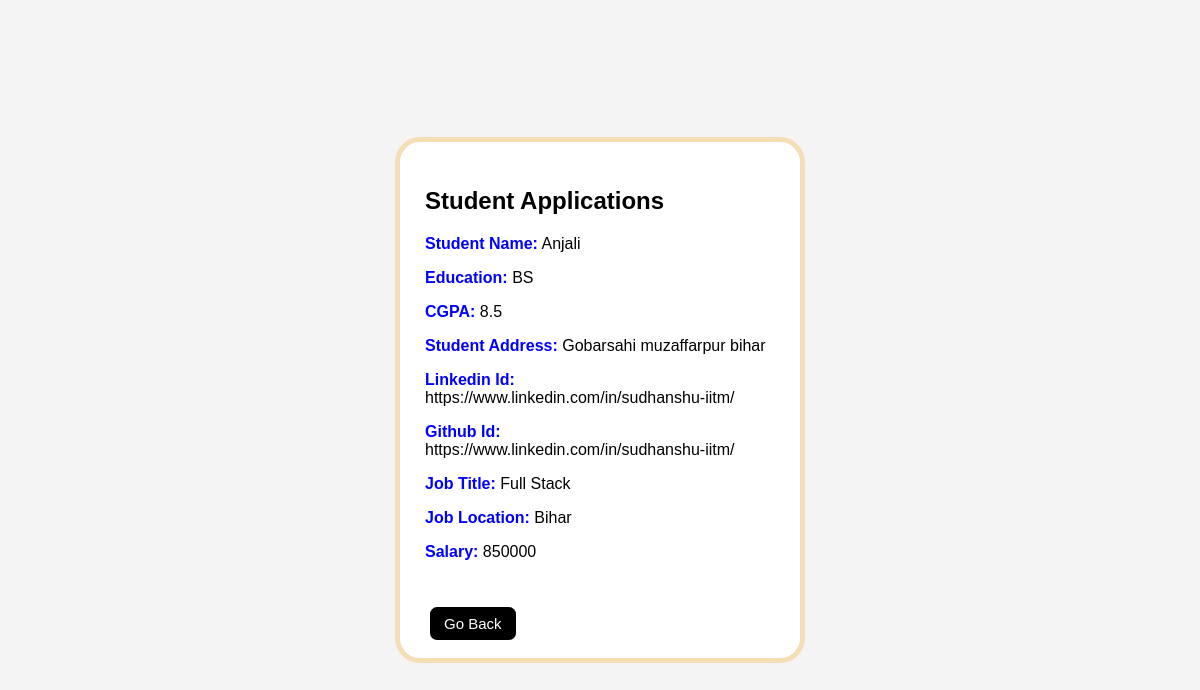
Screenshot of /view_all_std_app/2/1 with the database file from the repository.
### application/models.py (models this page shows)
class User(db.Model):
    __tablename__ = "user"
    id = db.Column(db.Integer, primary_key=True)
    full_name = db.Column(db.String(30), nullable=False)
    email = db.Column(db.String(50), unique=True, nullable=False)
    password = db.Column(db.String(50), nullable=False)
    education = db.Column(db.String(50))
    cgpa = db.Column(db.String(50))
    address = db.Column(db.String(50))
    linkdin = db.Column(db.String(100))
    github = db.Column(db.String(100))
    hobby = db.Column(db.String(100))
    type = db.Column(db.String(20), default="student", nullable=False)
    status = db.Column(db.String(20), default="active", nullable=False)
    applications = db.relationship("Application",backref="user",cascade="all, delete")

class Jobs(db.Model):
    __tablename__ = "jobs"
    id = db.Column(db.Integer, primary_key=True)
    company_id = db.Column(db.Integer, db.ForeignKey("company.id"), nullable=False)
    job_title = db.Column(db.String(50), nullable=False)
    job_description = db.Column(db.String(200) ,nullable=False)
    eligibility = db.Column(db.String(100) ,nullable=False)
    salary = db.Column(db.Integer ,nullable=False)
    location = db.Column(db.String(100),nullable=False)
    job_deadline = db.Column(db.Date)
    job_status = db.Column(db.String(20), default="pending", nullable=False)
    applications = db.relationship("Application", backref="jobs",cascade="all, delete")

### application/controllers.py (the view)
@app.route("/view_all_std_app/<int:std_id>/<int:job_id>",methods=["GET","POST"])
def view_all_std_app(std_id,job_id):
    this_std=User.query.filter_by(id=std_id).first()
    this_job=Jobs.query.filter_by(id=job_id).first()
    return render_template("view_resume.html",this_std=this_std,this_job=this_job)

### templates/view_resume.html (shortened to what this page needs)
<!DOCTYPE html>
<html lang="en">
<head>
    <link rel="stylesheet" href="/static/Job_details.css">
</head>
<body>
<div class="job-card">
    <div class="job-left">
        <h2> Student Applications </h2>
        <p><strong class="label">Student Name:</strong> {{ this_std.full_name }}</p>
        <p><strong class="label">Education:</strong> {{ this_std.education }}</p>
        <p><strong class="label">CGPA:</strong> {{ this_std.cgpa }}</p>
        <p><strong class="label">Student Address:</strong> {{ this_std.address }}</p>
        <p><strong class="label">Linkedin Id:</strong> {{ this_std.linkdin }}</p>
        <p><strong class="label">Github Id:</strong> {{ this_std.github }}</p>
        <p><strong class="label">Job Title:</strong> {{ this_job.job_title }}</p>
        <p><strong class="label">Job Location:</strong> {{ this_job.location }}</p>
        <p><strong class="label">Salary:</strong> {{ this_job.salary }}</p> <br>
        <div class="actions">
            <a href="/comp_dash/{{this_job.company_id}}" class="btn btn-black">Go Back</a>
        </div>
    </div>
</div>
</body>
</html>

### static/Job_details.css (style rules this page uses)
body { background: #f4f4f4; font-family: Arial, sans-serif; }
.job-card { width: 350px; background: white; border: 5px solid wheat; display: flex; padding: 25px; border-radius: 25px; position: absolute; top: 50%; left: 50%; transform: translate(-50%, -50%); }
.label { color: blue; font-weight: bold; margin-top: 10px; }
.btn { border-radius: 6px; border: none; margin: 5px; cursor: pointer; font-size: 15px; }
.btn-black { background-color: black; color: white; padding: 8px 14px; border-radius: 7px; text-decoration: none; margin-right: 10px; font-weight: 500; }
.actions { margin-top: 20px; }

### rows the page displays
User: full_name "Anjali", education "BS", cgpa "8.5", address "Gobarsahi muzaffarpur bihar", linkdin "https://www.linkedin.com/in/sudhanshu-iitm/", github "https://www.linkedin.com/in/sudhanshu-iitm/"
Jobs: job_title "Full Stack", location "Bihar", salary "850000"
